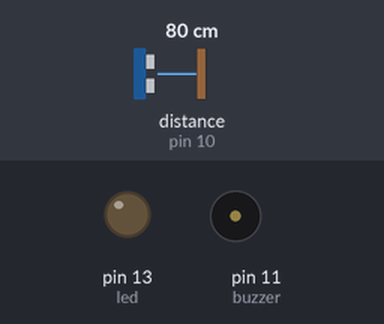
A program run on a simulated Arduino Mega 2560, built with avr-gcc and run on an emulated ATmega2560. On the bench: output pins drawn as LEDs (lit = HIGH), buzzer (waves = sounding, pin HIGH). Wiring (inferred from the names in the program): ultrasonic range finder: trigger pin 9; echo pin 10. The inputs (shaded band) are chosen by the test bench; at power-on: distance to the obstacle (sensor on pin 10) 80 cm. The echo pulse lasts 58.3 µs per cm; EEPROM starts erased; pins used as bus, display or sensor lines are not drawn; what the program prints to the serial monitor is not drawn.

Above: at 1.4 s.
1.5 s: distance to the obstacle (sensor on pin 10) set to 66 cm
6.7 s: distance to the obstacle (sensor on pin 10) set to 58 cm
At 11.8 s:
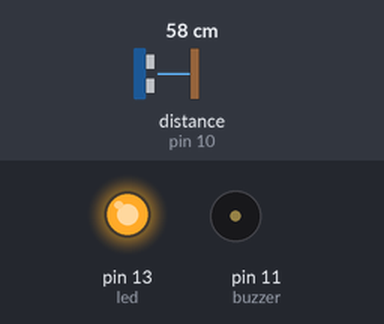
12.3 s: distance to the obstacle (sensor on pin 10) set to 2 cm
At 14.7 s:
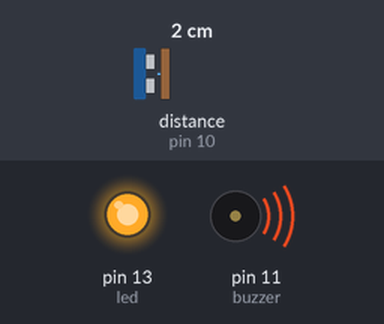
16.9 s: distance to the obstacle (sensor on pin 10) set to 5 cm
At 21.3 s:
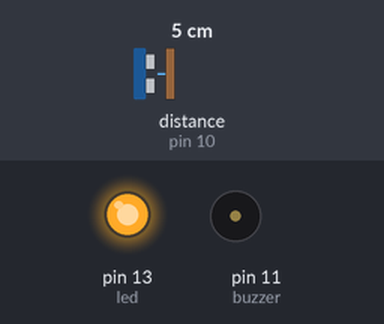
22.0 s: distance to the obstacle (sensor on pin 10) set to 8 cm
At 25.3 s:
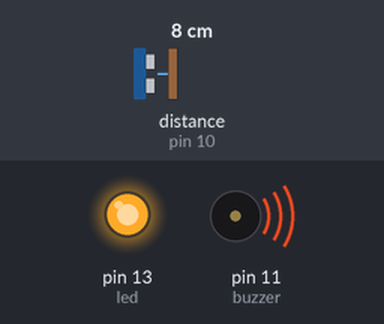
Timing chart, 0 to 27.1 s (numbered marks = the images above; inputs shaded):
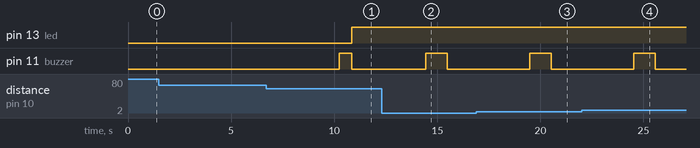

Measured:
- the behaviour switches between 61 and 60 cm on distance to the obstacle (sensor on pin 10) (found by bisection; images 0 and 1)
- the behaviour switches between 3 and 4 cm on distance to the obstacle (sensor on pin 10) (found by bisection; images 2 and 3)
- the behaviour switches between 6 and 7 cm on distance to the obstacle (sensor on pin 10) (found by bisection; images 3 and 4)
- after the input at 1.5 s, every drawn part: stays the same
- after the input at 6.7 s, pin 13 (led): LOW → HIGH after 4.1 s; pin 11 (buzzer): LOW → HIGH after 3.5 s, → LOW 0.60 s later
- after the input at 12.3 s, pin 11 (buzzer): LOW → HIGH after 2.1 s, → LOW 1.0 s later
- after the input at 16.9 s, pin 11 (buzzer): LOW → HIGH after 2.6 s, → LOW 1.0 s later
- after the input at 22.0 s, pin 11 (buzzer): LOW → HIGH after 2.5 s, → LOW 1.0 s later

The program:

main.cpp
```cpp
/// --- --------- --- ///
/// ---  includes --- ///
/// --- --------- --- ///
#include <Arduino.h>
#include<EEPROM.h>
///------------------------------------------------------------------------includes///

/// --- --------- --- ///
/// --- properties --- ///
/// --- --------- --- ///

/// Here are used variables for the project.
const int led = 13; /// led goes to our Led Diode
const int buzzer = 11; /// connects to our Piezo Speaker (buzzer)

/// Ultrasonic sensor
const int trig = 9; /// 'sends out a sound'
const int echo = 10; /// 'measures the trigger sound if reflected'
float speed = 0.0347 * 0.5; /// float
long duration;
int distance;
float pingTime;

int buzNear = 20; /// Buzzer delay time on distance
int buzHigh = 50;
int buzMid=130;
int buzFar =600;
int delayFar = 260;

int checkDist[5];
int currentCheckDist = 0;

boolean checking = false;
boolean parkState = false;
unsigned long time = 0;
int previousDist = 0;
int parkSecond = 0;
String lastParked; /// A variable to save last parked Distance.
///------------------------------------------------------------------------properties///


void setup() {
  pinMode(trig,OUTPUT);   /// Sets the ✨trigger✨ Pin give Output
  pinMode(echo,INPUT);    /// Sets the ✨echo✨ Pin to expect Input
  pinMode(buzzer,OUTPUT); /// Sets the ✨buzzer✨ Pin to expect Input
  pinMode(led,OUTPUT);    /// Sets the ✨led✨ Pin to expect Input
  Serial.begin(9600);     /// The serial communication starts. With Baud Rate(data symbols per second) 9600
  String LastParked = readStringFromEEPROM(0); /// Receive last parked data from the EEPROM.
  Serial.println(LastParked); /// Print LastParked Data.
}

void loop() {
  digitalWrite(trig,LOW); /// Before we run the sensor, we turn off the trigger to low;
  delayMicroseconds(20);
  digitalWrite(trig,HIGH); /// Sets the trig on HIGH state for 10 micro seconds
  delayMicroseconds(10);
  digitalWrite(trig,LOW);
  pingTime = pulseIn(echo,HIGH);
  distance = (speed*pingTime);
  // Reads the Echo, returns the sound wave travel time in microseconds
  duration = pulseIn(echo,HIGH);

  Serial.println(checking);
  if (checking == false)
  {
    if(distance <= 20.0){
    digitalWrite(buzzer,HIGH);
    digitalWrite(led,HIGH);
    //digitalWrite(buzzer,LOW);
    // delay(buzNear);
  }
  else if(distance <= 30.0 && distance>20.0){
    digitalWrite(buzzer,HIGH);
    delay(buzHigh);
    digitalWrite(led,HIGH);
    digitalWrite(buzzer,LOW);
    delay(buzHigh);
  }
 else if(distance <= 30.0 && distance<60.0){
    digitalWrite(buzzer,HIGH);
    delay(buzMid);
    digitalWrite(led,HIGH);
    digitalWrite(buzzer,LOW);
    delay(buzMid);
  }

  else if(distance <= 60.0 && distance<120.0){
    digitalWrite(buzzer,HIGH);
    delay(buzFar);
    digitalWrite(led,HIGH);
    digitalWrite(buzzer,LOW);
    delay(buzFar);
  }
  else if(distance > 120){
    digitalWrite(buzzer,LOW);
  }
  // Prints the distance on the Serial Monitor

  }


  if(previousDist == distance || previousDist == distance-1 || previousDist == distance+1 ) {
    checking = true;
    time = millis();

  } else if(previousDist != distance){
    checking = false;
    time = 0;
    Serial.print("Distance: ");
    Serial.println(distance);
  }
  /// When car is hold still for fewer seconds then the car is stated as parked.
  if(time < millis() + 10000 && time!= 0){
    parkState = true;
    parkSecond++;
    /// If parked then print Parked and save data to EEPROM one Time only.
    if(parkState && parkSecond <= 1){
    Serial.println("parked");
    lastParked = "Last Parked in "+ distance ;
    /// Saving data to EEPROM using Function that saves.
    saveStringToEEPROM(0,lastParked);
    }
    delay(1000);
    /// When Car is Parked Buzzer should be turned off.
    digitalWrite(buzzer, LOW);
  }else{
    parkSecond = 0;
  }


  previousDist = distance;
}
/// Save String To EEPROM Method.
void saveStringToEEPROM(int address, const String data) {
  ///First it will save the length of the string and write the string.
  byte lengthOfString = data.length();
  EEPROM.write(address, lengthOfString);

  for (int i = 0; i < lengthOfString; i++) {
    EEPROM.write(address + 1 + i, data[i]);

  }
}

/// Read string from EEPROM Method.
String readStringFromEEPROM(int address) {
  int newStringLength = EEPROM.read(address);
  char data[newStringLength + 1];

  for (int i = 0; i < newStringLength; i++) {
    data[i] = EEPROM.read(address + 1 + i);
  }
  data[newStringLength] = '\0';
  return String(data);
}
```

Sensor.cpp
```cpp

```
